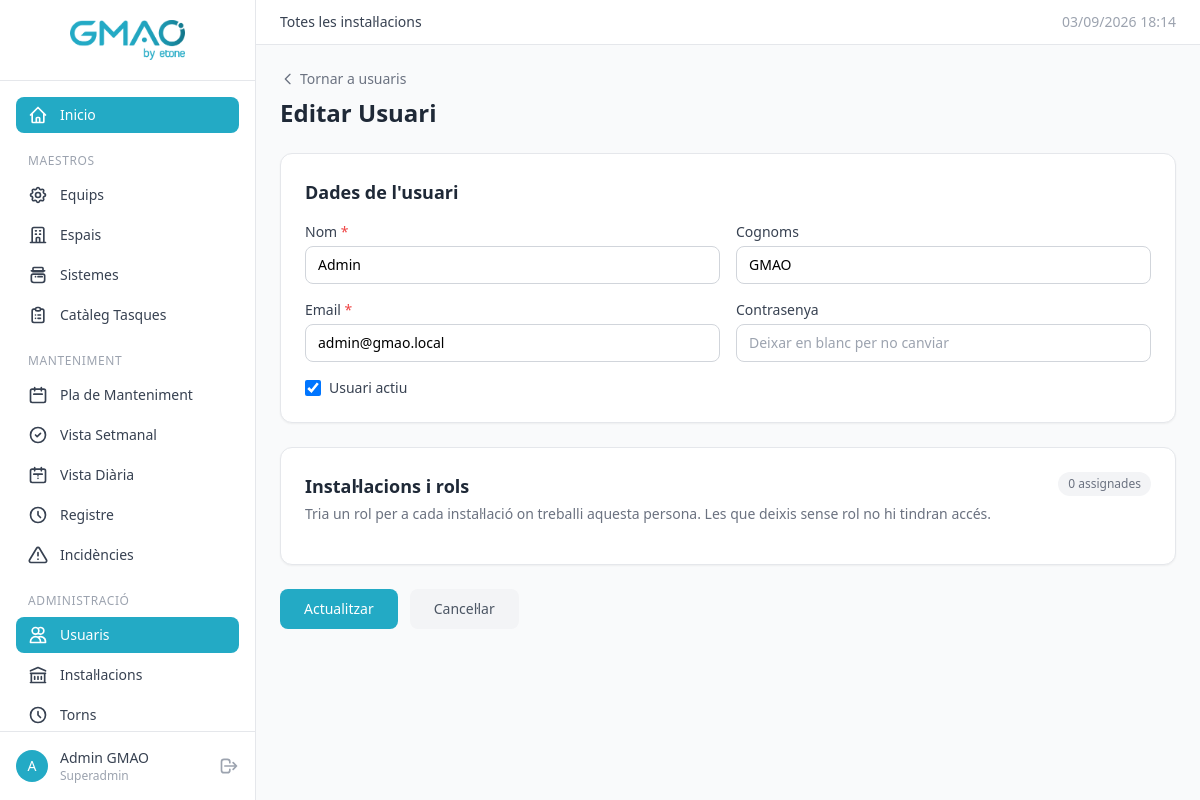
Screenshot of /usuaris/edit/1 (signed in) with the database file from the repository.
### tables this page shows
CREATE TABLE `usuaris` (
    `id` INT UNSIGNED NOT NULL AUTO_INCREMENT,
    `nom` VARCHAR(100) NOT NULL,
    `cognoms` VARCHAR(200) DEFAULT NULL,
    `email` VARCHAR(255) NOT NULL,
    `password_hash` VARCHAR(255) NOT NULL,
    `actiu` TINYINT(1) NOT NULL DEFAULT 1,
    `is_superadmin` TINYINT(1) NOT NULL DEFAULT 0,
    `created_at` DATETIME NOT NULL DEFAULT CURRENT_TIMESTAMP,
    `updated_at` DATETIME NOT NULL DEFAULT CURRENT_TIMESTAMP ON UPDATE CURRENT_TIMESTAMP,
    PRIMARY KEY (`id`),
    UNIQUE KEY `uk_usuaris_email` (`email`)
);

### app/Core/Controller.php (called while the page is built, shortened)
<?php
class Controller
{
    protected function view(string $view, array $data = []): void
    {
        extract($data);
        $viewFile = __DIR__ . '/../views/' . str_replace('.', '/', $view) . '.php';
        require $viewFile;
    }
}

### app/Controllers/UsuariController.php (called while the page is built, shortened)
<?php
class UsuariController extends Controller
{
    public function edit(string $id): void
    {
        $usuari = Usuari::find((int)$id);
        $assignacions = Usuari::getAssignacions((int)$id);
        $instalacions = $this->getInstalacionsDisponibles();
        $tornsAssignats = [];
        $tornsAssignatsPerInst = [];
        $this->view('usuaris.form', [
            'title' => 'Editar Usuari',
            'usuari' => $usuari,
            'assignacions' => $assignacions,
            'instalacions' => $instalacions,
            'rols' => $this->getRols(),
            'tornsPerInstalacio' => $this->getTornsPerInstalacio($instalacions),
            'tornsAssignats' => $tornsAssignats,
            'tornsAssignatsPerInst' => $tornsAssignatsPerInst,
            'isSuperadmin' => (bool)($_SESSION['is_superadmin'] ?? false),
            'flash' => $this->getFlash(),
        ]);
    }
    private function getTornsPerInstalacio(array $instalacions): array
    {
        $map = [];
        return $map;
    }
    private function getInstalacionsDisponibles(): array
    {
        if ($_SESSION['is_superadmin'] ?? false) {
            return Instalacio::actives();
        }
        $instalacioId = $this->currentInstalacioId();
        $inst = Instalacio::find($instalacioId);
        return $inst ? [$inst] : [];
    }
    private function getRols(): array
    {
        $db = Database::getInstance();
        if ($_SESSION['is_superadmin'] ?? false) {
            return $db->query('SELECT * FROM rols ORDER BY id')->fetchAll();
        }
        return $db->query('SELECT * FROM rols WHERE nom NOT IN ("superadmin") ORDER BY id')->fetchAll();
    }
}

### public/index.php (called while the page is built, shortened)
<?php
require_once __DIR__ . '/../app/Helpers/functions.php';
$router = new Router();
$url = $_GET['url'] ?? '';
$router->dispatch($url);

### app/Helpers/functions.php (called while the page is built, shortened)
<?php
if (!function_exists('e')) {
    function e(?string $value): string
    {
        return htmlspecialchars($value ?? '', ENT_QUOTES, 'UTF-8');
    }
}
if (!function_exists('url')) {
    function url(string $path = ''): string
    {
        $base = rtrim($_ENV['APP_URL'] ?? '', '/');
        return $base . '/' . ltrim($path, '/');
    }
}

### app/Models/Database.php (called while the page is built, shortened)
<?php
class Database
{
    private static ?PDO $instance = null;
    public static function getInstance(): PDO
    {
        if (self::$instance === null) {
            $host = $_ENV['DB_HOST'] ?? 'localhost';
            $port = $_ENV['DB_PORT'] ?? '3306';
            $db = $_ENV['DB_DATABASE'] ?? 'gmao_ebone';
            $user = $_ENV['DB_USERNAME'] ?? 'root';
            $pass = $_ENV['DB_PASSWORD'] ?? '';
            $charset = $_ENV['DB_CHARSET'] ?? 'utf8mb4';
            $dsn = "mysql:host={$host};port={$port};dbname={$db};charset={$charset}";
            try {
                self::$instance = new PDO($dsn, $user, $pass, [
                    PDO::ATTR_ERRMODE => PDO::ERRMODE_EXCEPTION,
                    PDO::ATTR_DEFAULT_FETCH_MODE => PDO::FETCH_ASSOC,
                    PDO::ATTR_EMULATE_PREPARES => false,
                    PDO::MYSQL_ATTR_INIT_COMMAND => "SET NAMES {$charset}",
                ]);
            } catch (PDOException $e) {
                if (($_ENV['APP_DEBUG'] ?? 'false') === 'true') {
                    die('Error de connexió: ' . $e->getMessage());
                }
                die('Error de connexió a la base de dades.');
            }
        }
        return self::$instance;
    }
}

### app/Core/Model.php (called while the page is built, shortened)
<?php
abstract class Model
{
    protected static string $table = '';
    protected static string $primaryKey = 'id';
    protected static function db(): PDO
    {
        return Database::getInstance();
    }
    public static function find(int $id): ?array
    {
        $stmt = static::db()->prepare(
            'SELECT * FROM `' . static::$table . '` WHERE `' . static::$primaryKey . '` = ? LIMIT 1'
        );
        $stmt->execute([$id]);
        $result = $stmt->fetch();
        return $result ?: null;
    }
}

### app/views/usuaris/form.php (the view, shortened to what this page needs)
<?php
$title = $usuari ? 'Editar Usuari' : 'Nou Usuari';
$action = $usuari ? url('usuaris/update/' . $usuari['id']) : url('usuaris/store');
?>
<div class="mb-6">
    <a href="<?= url('usuaris') ?>" class="text-sm text-gray-500 hover:text-brand transition flex items-center gap-1">
        <svg class="w-4 h-4" fill="none" stroke="currentColor" viewBox="0 0 24 24"><path stroke-linecap="round" stroke-linejoin="round" stroke-width="2" d="M15 19l-7-7 7-7"/></svg>
        Tornar a usuaris
    </a>
    <h2 class="text-xl sm:text-2xl font-bold text-gray-800 mt-2"><?= e($title) ?></h2>
</div>
<form method="POST" action="<?= $action ?>" class="space-y-6">
    <div class="bg-white rounded-xl shadow-sm border border-gray-200 p-6">
        <h3 class="text-lg font-semibold text-gray-800 mb-4">Dades de l'usuari</h3>
        <div class="grid grid-cols-1 md:grid-cols-2 gap-4">
            <div>
                <label class="block text-sm font-medium text-gray-700 mb-1">Nom <span class="text-red-500">*</span></label>
                <input type="text" name="nom" value="<?= e($usuari['nom'] ?? '') ?>" required
                       class="w-full border border-gray-300 rounded-lg px-3 py-2 text-sm focus:ring-2 focus:ring-brand focus:border-brand outline-none">
            </div>
            <div>
                <label class="block text-sm font-medium text-gray-700 mb-1">Cognoms</label>
                <input type="text" name="cognoms" value="<?= e($usuari['cognoms'] ?? '') ?>"
                       class="w-full border border-gray-300 rounded-lg px-3 py-2 text-sm focus:ring-2 focus:ring-brand focus:border-brand outline-none">
            </div>
            <div>
                <label class="block text-sm font-medium text-gray-700 mb-1">Email <span class="text-red-500">*</span></label>
                <input type="email" name="email" value="<?= e($usuari['email'] ?? '') ?>" required
                       class="w-full border border-gray-300 rounded-lg px-3 py-2 text-sm focus:ring-2 focus:ring-brand focus:border-brand outline-none">
            </div>
            <div>
                <label class="block text-sm font-medium text-gray-700 mb-1">
                    Contrasenya <?= $usuari ? '' : '<span class="text-red-500">*</span>' ?>
                </label>
                <input type="password" name="password" <?= $usuari ? '' : 'required' ?>
                       placeholder="<?= $usuari ? 'Deixar en blanc per no canviar' : '' ?>"
                       class="w-full border border-gray-300 rounded-lg px-3 py-2 text-sm focus:ring-2 focus:ring-brand focus:border-brand outline-none">
            </div>
        </div>
        <div class="mt-4">
            <label class="flex items-center gap-2">
                <input type="checkbox" name="actiu" value="1" <?= ($usuari['actiu'] ?? 1) ? 'checked' : '' ?>
                       class="w-4 h-4 text-brand border-gray-300 rounded focus:ring-brand">
                <span class="text-sm text-gray-700">Usuari actiu</span>
            </label>
        </div>
    </div>
    <?php if (!empty($isSuperadmin)): ?>
    <div class="bg-white rounded-xl shadow-sm border border-gray-200 p-6">
        <div class="flex items-start justify-between gap-4 mb-1">
            <h3 class="text-lg font-semibold text-gray-800">Instal·lacions i rols</h3>
            <span class="assign-count text-xs font-medium text-gray-500 bg-gray-100 px-2.5 py-1 rounded-full whitespace-nowrap">0 assignades</span>
        </div>
        <p class="text-sm text-gray-500 mb-4">Tria un rol per a cada instal·lació on treballi aquesta persona. Les que deixis sense rol no hi tindran accés.</p>
    </div>
    <?php endif; ?>
    <div class="flex flex-col sm:flex-row items-stretch sm:items-center gap-3">
        <button type="submit" class="bg-brand text-white px-6 py-2.5 rounded-lg text-sm font-medium hover:bg-brand-dark transition">
            <?= $usuari ? 'Actualitzar' : 'Crear usuari' ?>
        </button>
        <a href="<?= url('usuaris') ?>" class="px-6 py-2.5 rounded-lg text-sm font-medium text-gray-600 bg-gray-100 hover:bg-gray-200 transition">
            Cancel·lar
        </a>
    </div>
</form>
<?php
require __DIR__ . '/../layouts/main.php';
?>

### app/Core/Router.php (shortened to what this page needs)
<?php
class Router
{
    private array $routes = [];
    private function addRoute(string $httpMethod, string $path, string $controller, string $method): void
    {
        $pattern = preg_replace('/\{([a-zA-Z_]+)\}/', '(?P<$1>[^/]+)', $path);
        $pattern = '#^' . $pattern . '$#';
        $this->routes[] = [
            'httpMethod' => $httpMethod,
            'pattern' => $pattern,
            'controller' => $controller,
            'method' => $method,
        ];
    }
    public function dispatch(string $url): void
    {
        $url = trim($url, '/');
        $httpMethod = $_SERVER['REQUEST_METHOD'];
        foreach ($this->routes as $route) {
            if ($route['httpMethod'] !== $httpMethod) {
                continue;
            }
            if (preg_match($route['pattern'], $url, $matches)) {
                $params = array_filter($matches, 'is_string', ARRAY_FILTER_USE_KEY);
                $method = $route['method'];
                $controller = new $controllerClass();
                call_user_func_array([$controller, $method], $params);
                return;
            }
        }
    }
}

### rows the page displays
usuaris: nom "Admin", cognoms "GMAO", email "admin@gmao.local", actiu "☑"

### other values shown
$title "Editar Usuari"
